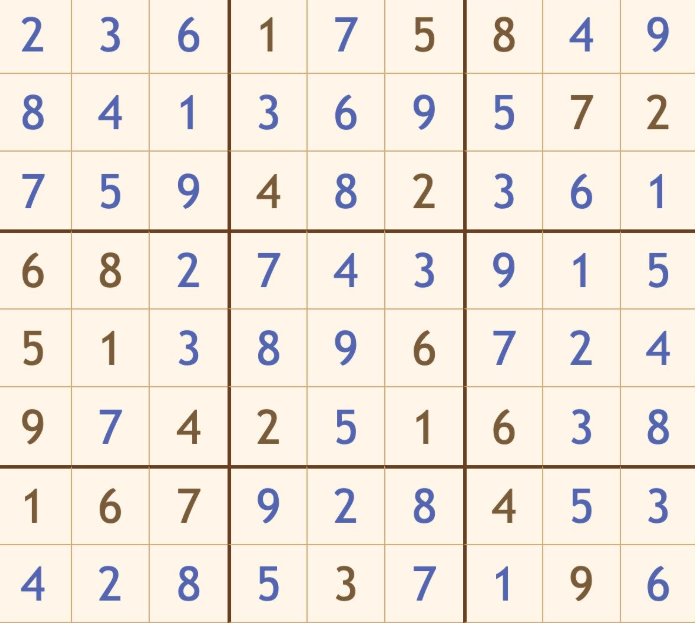
#> input picture picture_video/8.png, 695 x 623 px, found by its file name
$ python 22_canny.py
#> lines starting #> are read from the running program, lines starting #| are printed output that depends on the picture; after the words box and inside, x2 and y2 are one past the last pixel; in counts of white or black regions, pixels touching at a corner belong together
import cv2
import numpy as np

img=cv2.imread("./picture_video/8.png",0)
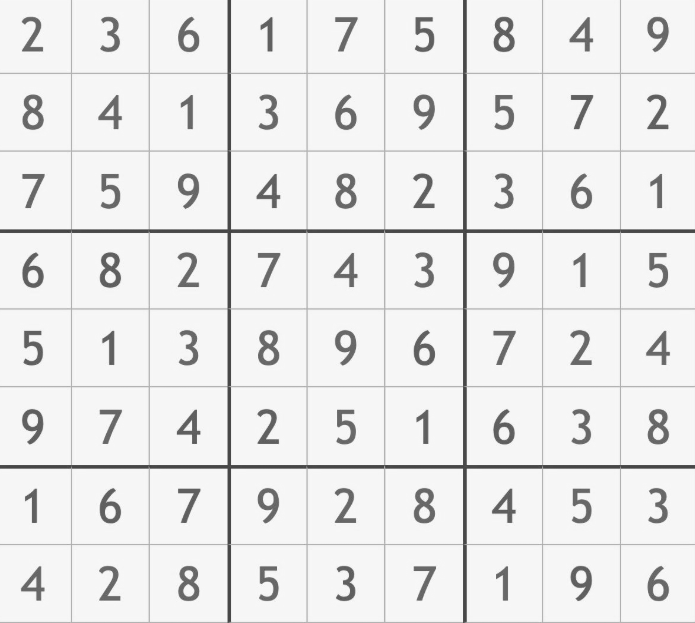
#> img: shape (623, 695); min 63, max 253, mean 233
#Canny 王中王
#自己设置最小最大阈值
new=cv2.Canny(img,100,200)
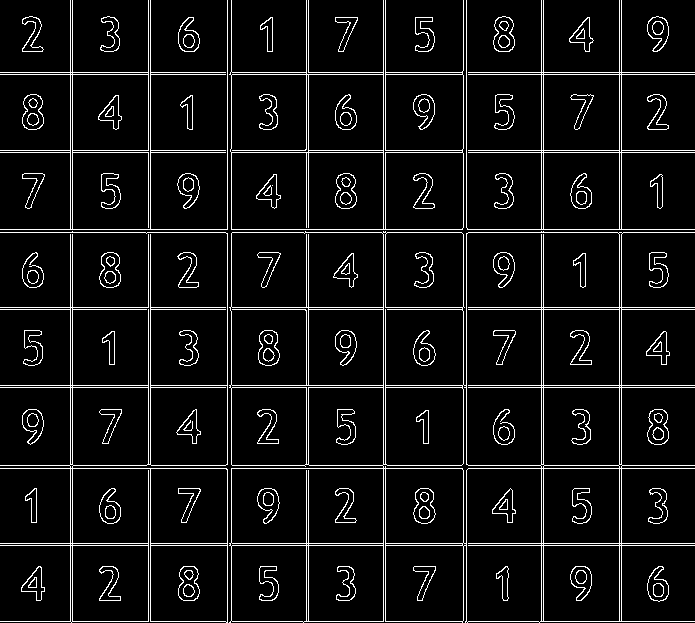
#> new: shape (623, 695); 7.1% white in thin lines or dots

cv2.imshow('img',img)
cv2.imshow('new',new)
cv2.waitKey(0)

$ run again, with picture_video/11.png copied over picture_video/8.png
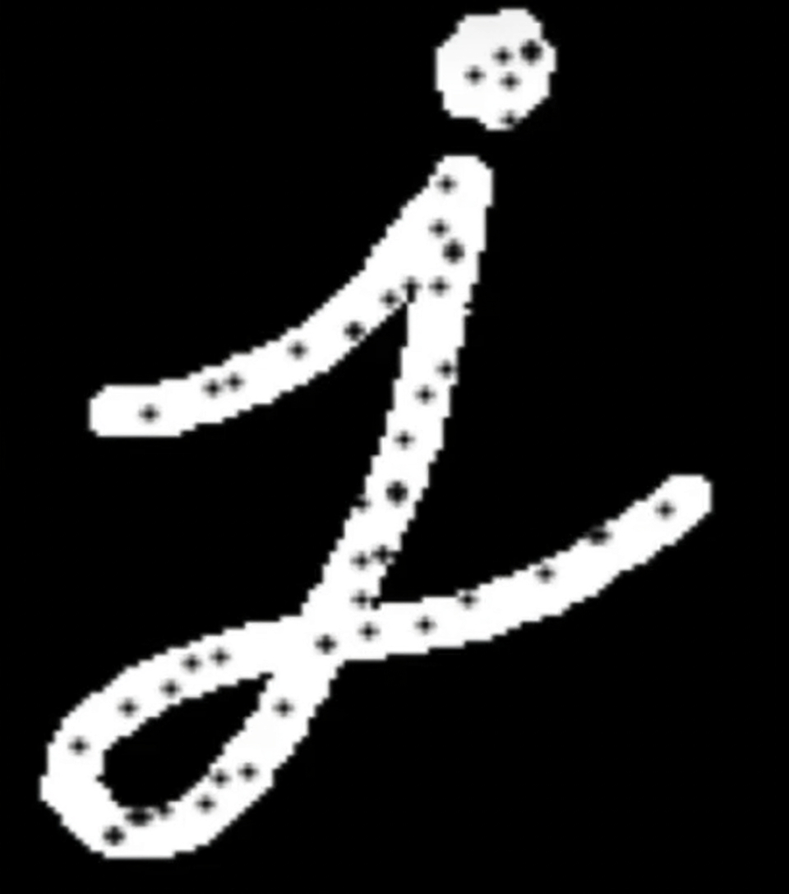
#> input picture picture_video/11.png, 789 x 894 px, shrunk from 960 x 1088 before the run, found by its file name
#> `new=cv2.Canny(img,100,200)`:
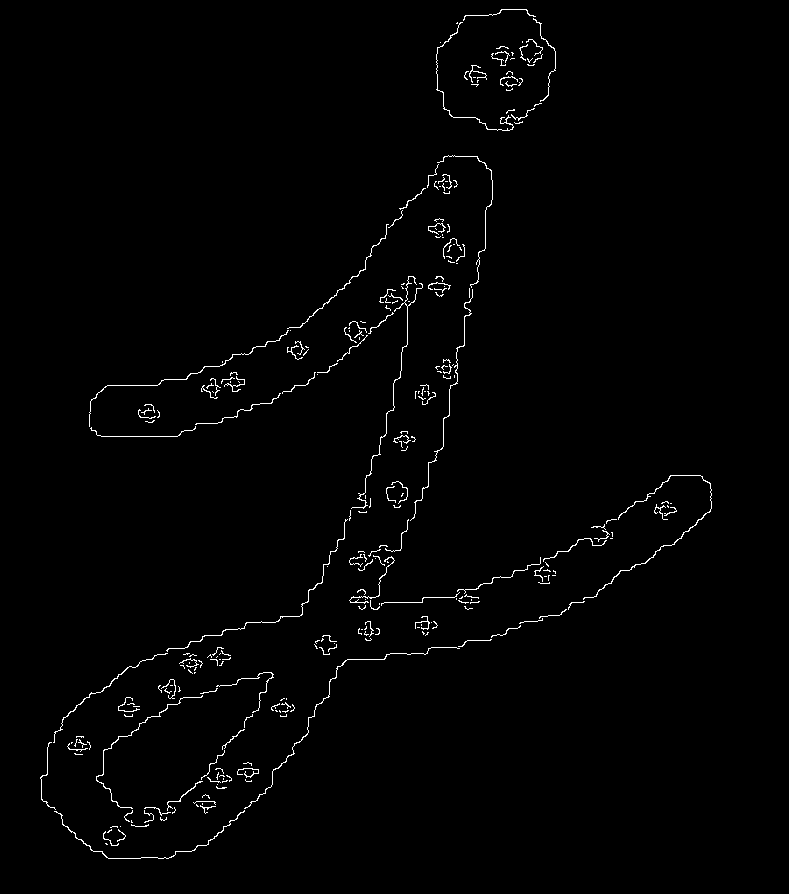
#> new: shape (894, 789); 1.2% white in thin lines or dots, all inside (x1, y1, x2, y2) = (40, 9, 712, 859)
